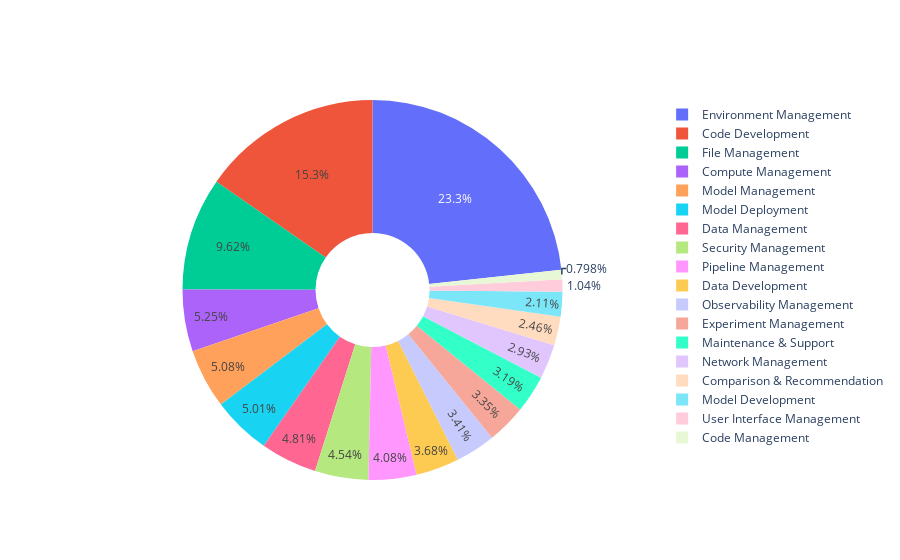

This figure's notebook cell:
### Code cell
# assign human-readable & high-level topics to challenges & solutions

df = pd.read_json(os.path.join(path_rq4, 'topics.json'))
df['Resolution_summary_topic_macro'] = -1

for index, row in df.iterrows():
    if row['Resolution_summary_topic'] in macro_topic_mapping:
        df.at[index, 'Resolution_summary_topic_macro'] = int(macro_topic_mapping[row['Resolution_summary_topic']])
    else:
        df.drop(index, inplace=True)

df.to_json(os.path.join(path_rq4, 'macro-topics.json'), indent=4, orient='records')

df_number = pd.DataFrame()

values = []
labels = []

for index, group in df.groupby('Resolution_summary_topic_macro'):
    topic_list = [topic + 1 for topic in macro_topic2index_dict[macro_topic_indexing[index]]]
    entry = {
        'Index': r'$\hat{R}_{0' + str(index + 1) + '}$' if index < 9 else r'$\hat{R}_{' + str(index + 1) + '}$',
        'Macro-topic': macro_topic_indexing[index],
        'Percentage (%)': round(len(group)/len(df)*100, 2),
        'Topic list': topic_list,
    }
    df_number = pd.concat([df_number, pd.DataFrame([entry])], ignore_index=True)
    labels.append(macro_topic_indexing[index])
    values.append(len(group))

print(df_number.to_latex(float_format="%.2f", index=False))
fig = go.Figure(data=[go.Pie(labels=labels, values=values, hole=.3)])
fig.show()

### Figure 1 — Plotly figure (JSON) as saved in the notebook; plotly's stock layout.template omitted (floating-point values rounded to 4 significant figures)
{"data": [{"hole": 0.3, "labels": ["Code Development", "Code Management", "Comparison & Recommendation", "Compute Management", "Data Development", "Data Management", "Environment Management", "Experiment Management", "File Management", "Maintenance & Support", "Model Deployment", "Model Development", "Model Management", "Network Management", "Observability Management", "Pipeline Management", "Security Management", "User Interface Management"], "type": "pie", "values": [692, 36, 111, 237, 166, 217, 1051, 151, 434, 144, 226, 95, 229, 132, 154, 184, 205, 47]}], "layout": {}}
